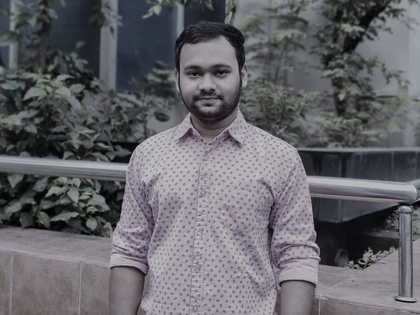
%> input picture MATLAB/MATLAB/lemon1.jpg, 420 x 315 px, shrunk from 1440 x 1080 before the run
$ octave negativeLinear.m   (GNU Octave 9; MATLAB toolbox functions it lacks are replaced by stand-ins)
%> lines starting %> are read from the running program, lines starting %| are printed output that depends on the picture
I = imread('C:\Users\lrlem\Downloads\MATLAB\lemon1.jpg');
%> I is the input picture: size 315x420x3 uint8; mean R, G, B 101.4, 100.5, 104.9
figure; imshow(I);
I=rgb2gray(I);
%> I: size 315x420 uint8
[row, col] = size(I);
%> row = 315; col = 420
K = uint8(zeros(row, col));
for i = 1:row
   for j = 1:col
          K(i,j) =255-(I(i,j));
        end
end
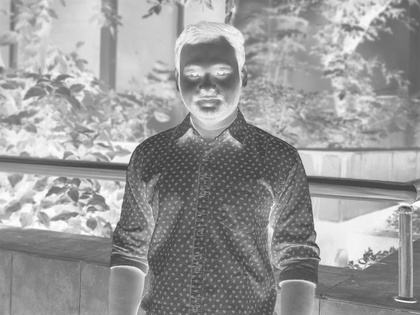
%> K: size 315x420 uint8; min 60, max 255, mean 153.8

figure; imshow(K);
figure;
plot(I,K,'+');
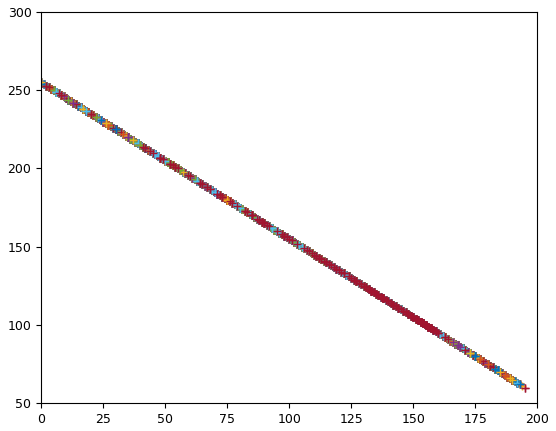
%> figure redrawn from the program's plot data
